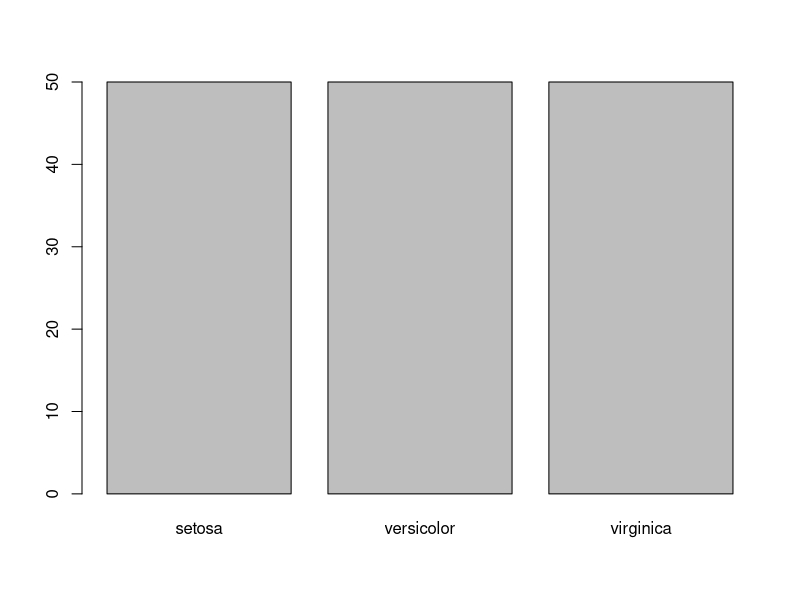
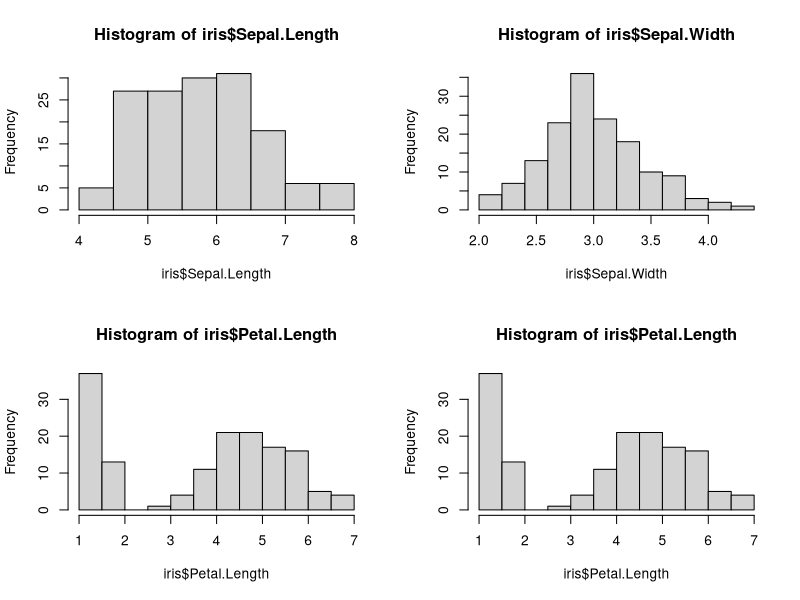
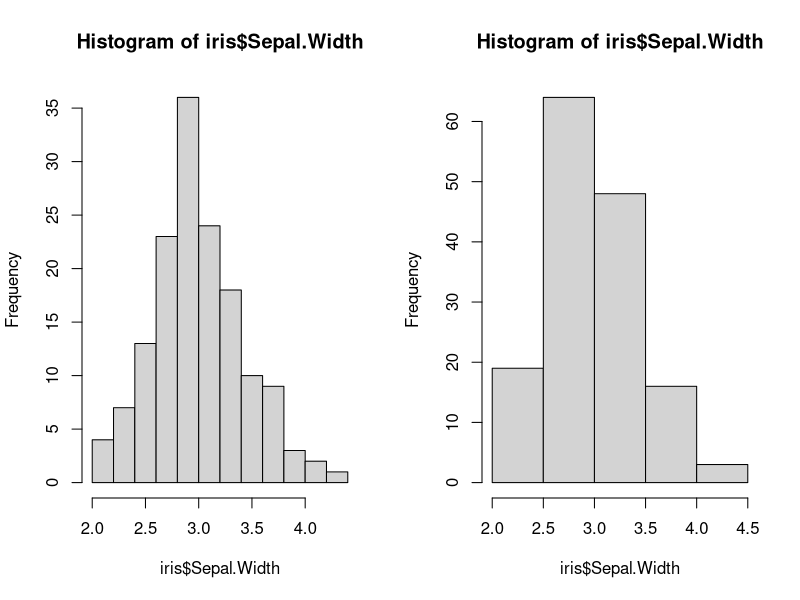
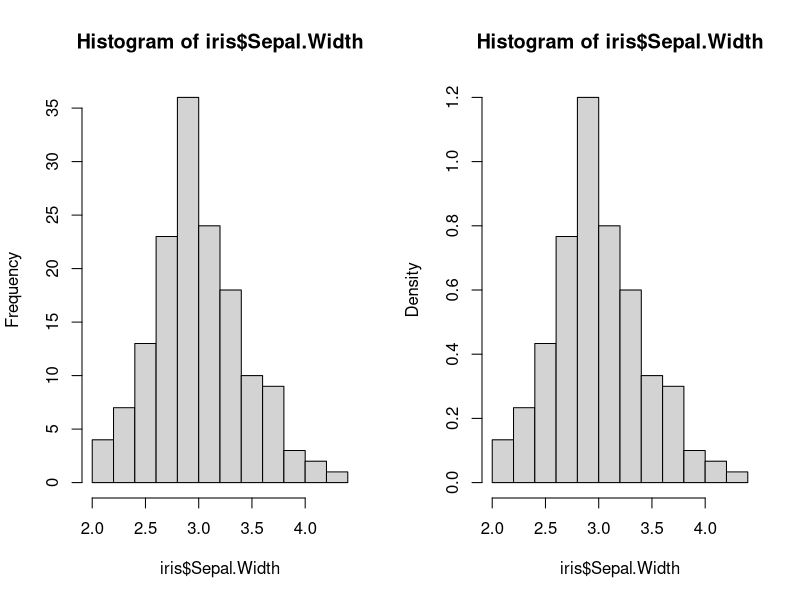
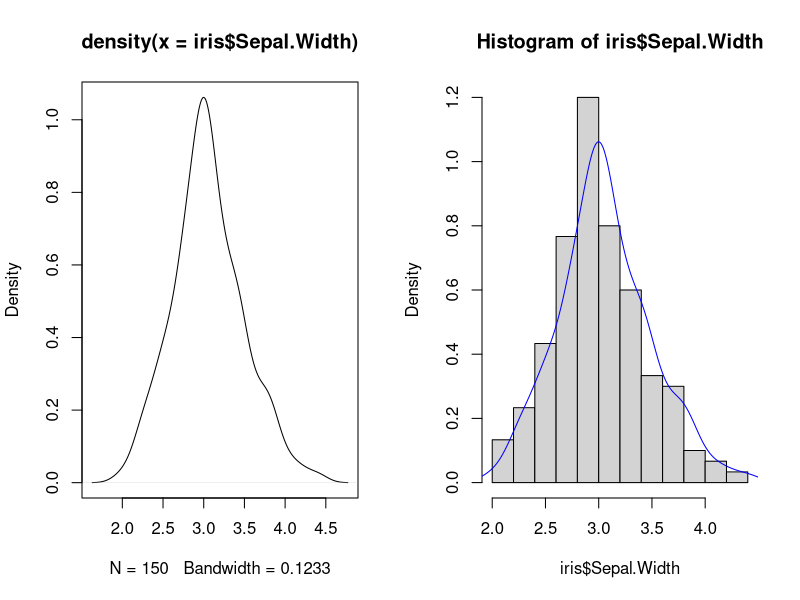
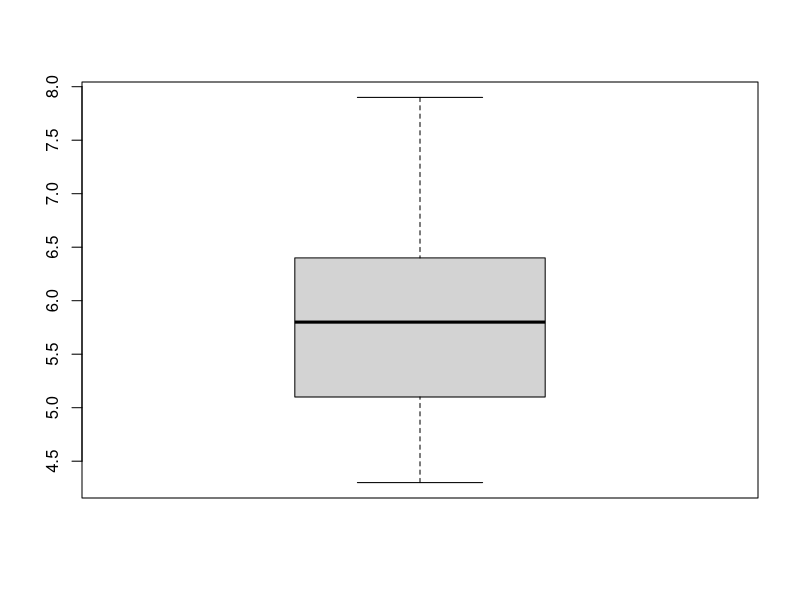
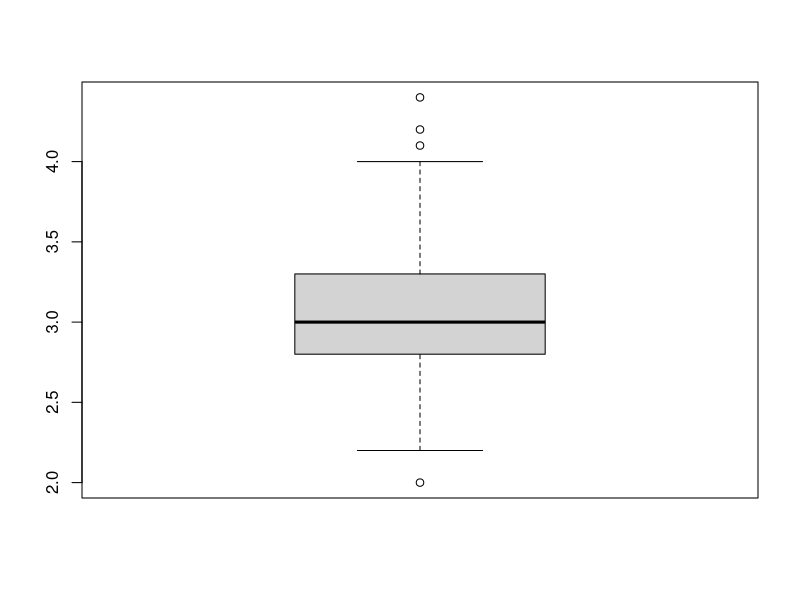
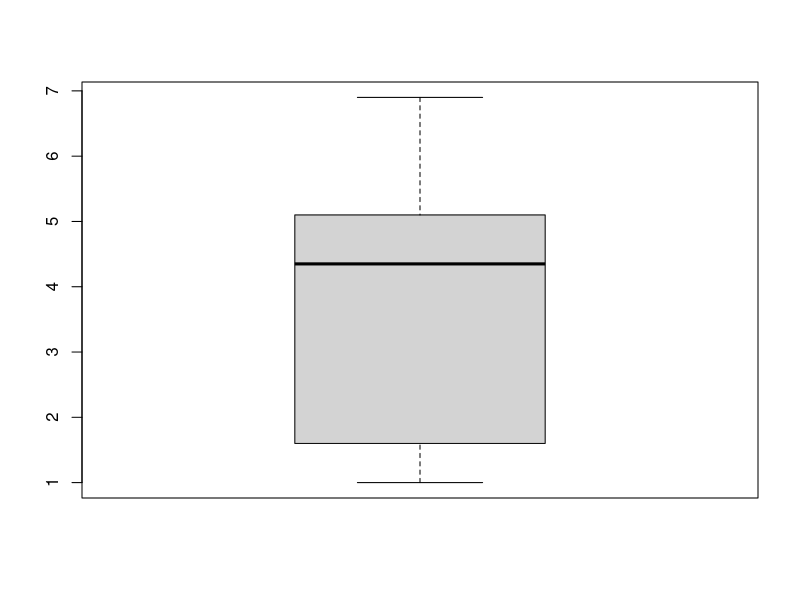

The R script that drew these images, in order:
# --------------------------------------------------#
# Scientific computing
# ICTP/Serrapilheira 2022
# Script to perform exploratory data analysis
# For more explanations follow the tutorial at:
# First version 2022-07-13
# --------------------------------------------------#

# Loading the data
data(iris)

head(iris)
summary(iris)

## The functions `aggregate` and `tapply` --------------------------------------

table(iris$Species)

# sepal length mean per species
tapply(X = iris$Sepal.Length, INDEX = list(iris$Species), FUN = mean)
# the same operation, using another function, other arguments and other output
aggregate(x = iris$Sepal.Length, by = list(iris$Species), FUN = mean)
# still the same operation, the same function but a different notation
aggregate(Sepal.Length ~ Species, data = iris, mean)


## NAs and zeroes --------------------------------------------------------------
apply(iris, 2, function(x) sum(is.na(x)))

## Descriptive statistics ------------------------------------------------------
vars <- iris[, -5]

### Measures of central tendency
apply(vars, 2, mean)

apply(vars, 2, median)

freq_sl <- sort(table(iris$Sepal.Length), decreasing = TRUE)
freq_sl[1]

### Measures of dispersion
apply(vars, 2, var)

sd01 <- apply(vars, 2, sd)
# another way:
sd02 <- apply(vars, 2, function(x) sqrt(var(x)))
sd01
sd02
sd01 == sd02


cv <- function(x){
  sd(x) / mean(x) * 100
}
apply(vars, 2, cv)


# quartiles (four quantiles)
apply(vars, 2, quantile)
# 5%, 50% e 95%
apply(vars, 2, quantile, probs = c(0.05, 0.5, 0.95))


# range function return the min and max
apply(vars, 2, range)
# applying the diff function to the range result, we have the desired value
# a good practice is to never overwrite an existing object in R, so
# never name an object with an already existing name
my_range <- function(x){
  diff(range(x))
}
apply(vars, 2, my_range)


apply(vars, 2, IQR)

# Correlation ------------------------------------------------------------------
cor(vars)

# Graphical methods ------------------------------------------------------------
barplot(table(iris$Species))


par(mfrow = c(2, 2))
hist(iris$Sepal.Length)
hist(iris$Sepal.Width)
hist(iris$Petal.Length)
hist(iris$Petal.Length)
par(mfrow = c(1, 1))

par(mfrow = c(1, 2))
hist(iris$Sepal.Width)
hist(iris$Sepal.Width, breaks = 4)
par(mfrow = c(1, 1))


par(mfrow = c(1, 2))
hist(iris$Sepal.Width)
hist(iris$Sepal.Width, freq = FALSE)
par(mfrow = c(1, 1))


par(mfrow = c(1, 2))
# ploting the density curve
plot(density(iris$Sepal.Width))
#  ploting the density curve over the density histogram
hist(iris$Sepal.Width, freq = FALSE)
lines(density(iris$Sepal.Width), col = "blue")
par(mfrow = c(1, 1))

boxplot(iris$Sepal.Length)
boxplot(iris$Sepal.Width)
boxplot(iris$Petal.Length)
boxplot(iris$Petal.Width)


boxplot(Sepal.Length ~ Species, data = iris)
boxplot(Sepal.Width ~ Species, data = iris)
boxplot(Petal.Length ~ Species, data = iris)
boxplot(Petal.Width ~ Species, data = iris)


boxplot(iris$Sepal.Width)
my_boxplot <- boxplot(iris$Sepal.Width, plot = FALSE)
my_boxplot
# the object is a list and the outliers are stored in the $out element of the list
outliers <- my_boxplot$out
# what is the position of the outliers
which(iris$Sepal.Width %in% outliers)
# let's use the position to index the object
iris[which(iris$Sepal.Width %in% outliers), c("Sepal.Width", "Species")]


boxplot(Sepal.Width ~ Species, data = iris)
my_boxplot2 <- boxplot(Sepal.Width ~ Species, data = iris, plot = FALSE)
my_boxplot2
# the object is a list and the outliers are stored in the $out element of the list
outliers2 <- my_boxplot2$out
# in this case, we only want the outliers of the setosa species
# let's use the position to index the object
iris[iris$Sepal.Width %in% outliers2 &
       iris$Species == "setosa",
     c("Sepal.Width", "Species")]


# Checking if the data follow a normal distribution ----------------------------

par(mfrow = c(1, 3))
qqnorm(iris$Sepal.Length[iris$Species == "setosa"],
       main = "setosa")
qqline(iris$Sepal.Length[iris$Species == "setosa"])
qqnorm(iris$Sepal.Length[iris$Species == "versicolor"],
       main = "versicolor")
qqline(iris$Sepal.Length[iris$Species == "versicolor"])
qqnorm(iris$Sepal.Length[iris$Species == "virginica"],
       main = "virginica")
qqline(iris$Sepal.Length[iris$Species == "virginica"])
par(mfrow = c(1, 1))


# Relationship between variables -----------------------------------------------

pairs(vars)


# EXCEPTIONALLY let's load the package now, as this is a bonus exercise.
library("GGally")
ggpairs(vars)
